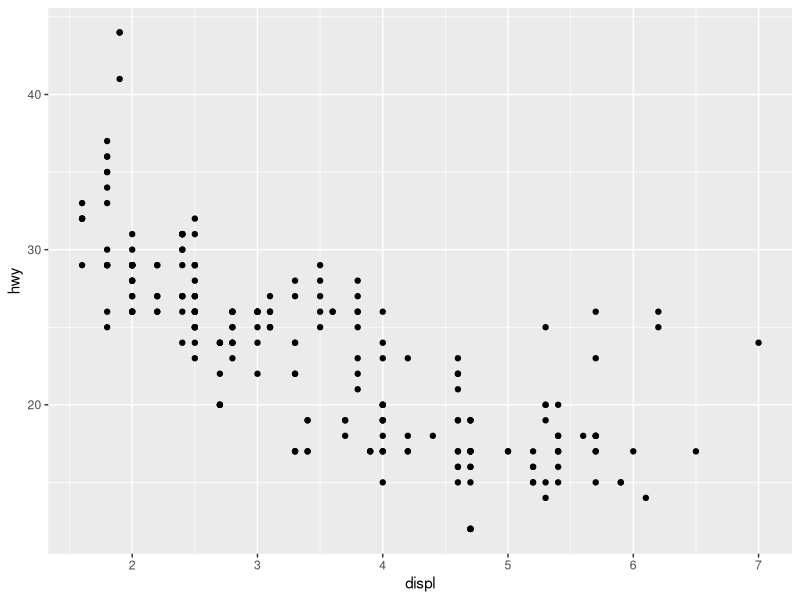
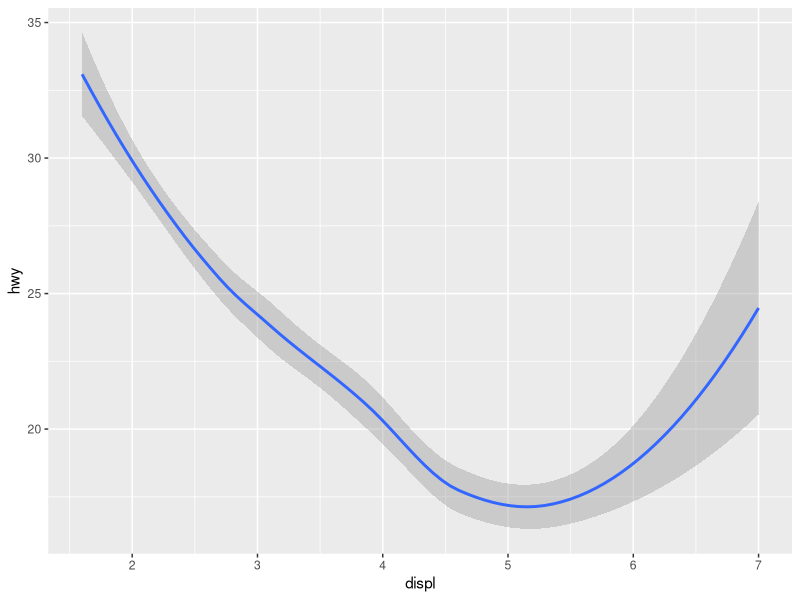
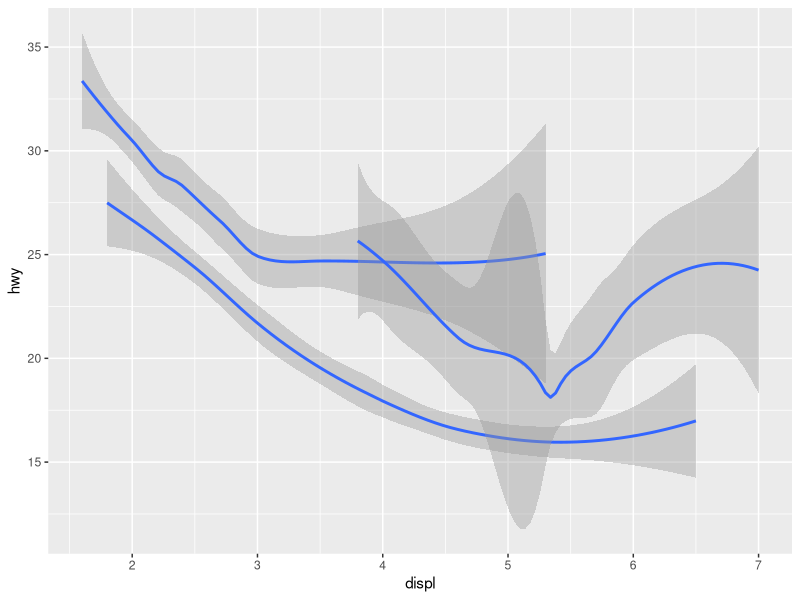
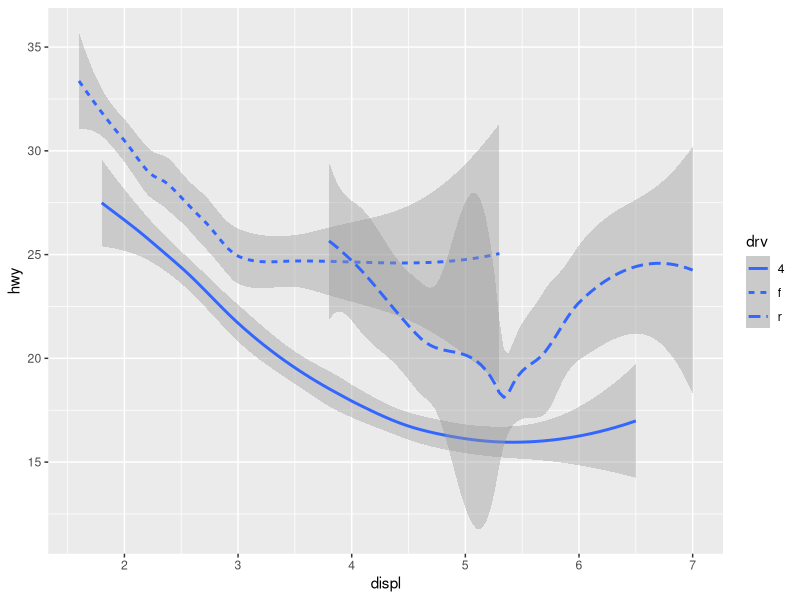
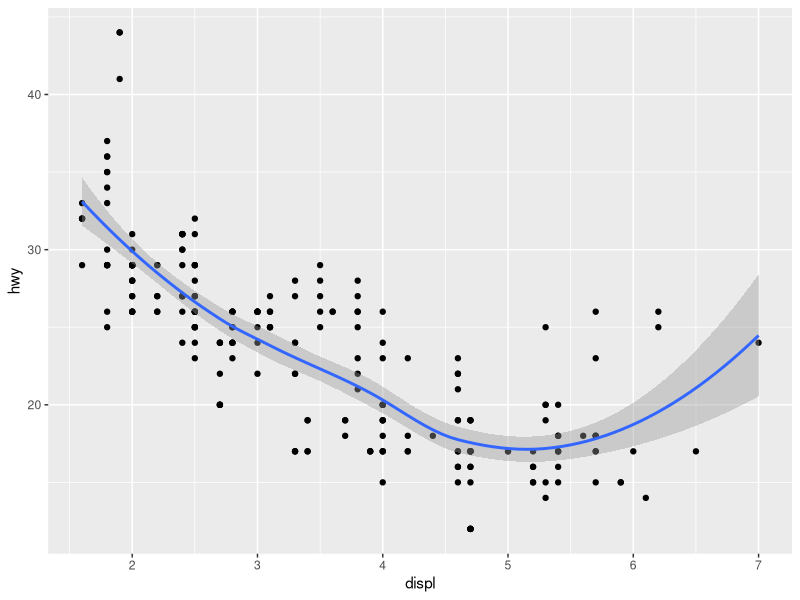
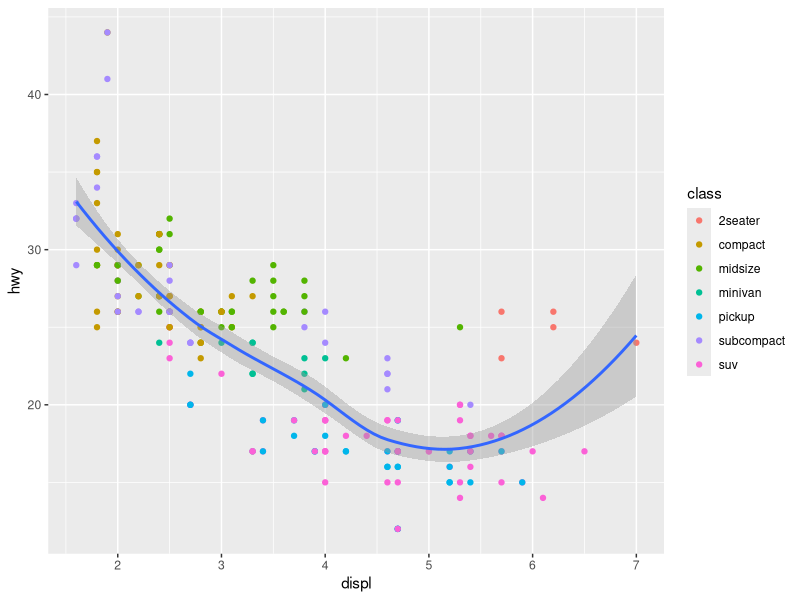
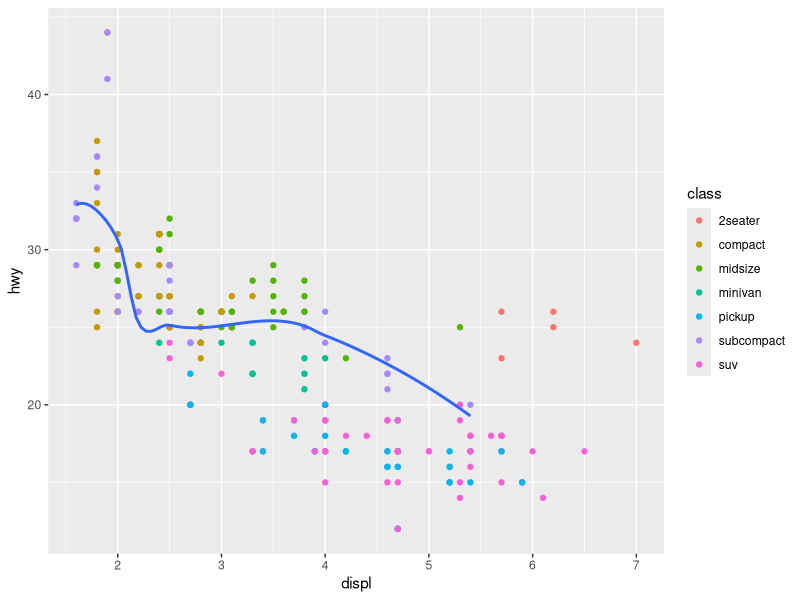
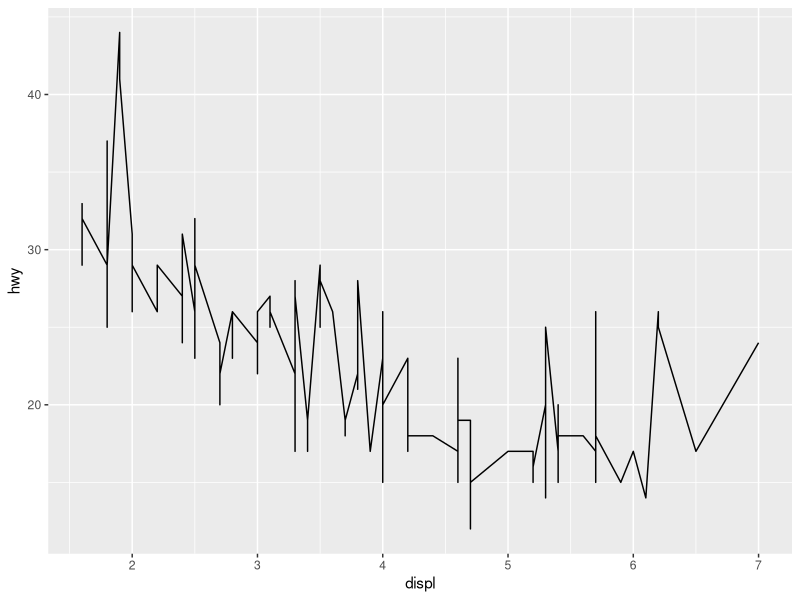

Generate these figures, in order, with R: (Note: this script raises an error after producing the figures.)
## ---- chunk 1
library(tidyverse)
## ---- chunk 2
ggplot(data = mpg) + 
  geom_point(mapping = aes(x = displ, y = hwy))

ggplot(data = mpg) + 
  geom_smooth(mapping = aes(x = displ, y = hwy))

ggplot(data = mpg) +
  geom_smooth(mapping = aes(x = displ, y = hwy, group = drv))

ggplot(data = mpg) + 
  geom_smooth(mapping = aes(x = displ, y = hwy, linetype = drv))
## ---- chunk 3
ggplot(data = mpg, mapping = aes(x = displ, y = hwy)) + 
  geom_point() + 
  geom_smooth()

ggplot(data = mpg, mapping = aes(x = displ, y = hwy)) + 
  geom_point(mapping = aes(color = class)) + 
  geom_smooth()

ggplot(data = mpg, mapping = aes(x = displ, y = hwy)) + 
  geom_point(mapping = aes(color = class)) + 
  geom_smooth(data = filter(mpg, class == "subcompact"), se = FALSE)
## ---- chunk 4
p <- ggplot(data = mpg, mapping = aes(x = displ, y = hwy))
p + geom_line()
p + geom_boxplot()
q <- ggplot(data = mpg, mapping = aes(x = displ))
q + geom_histogram()
q + geom_area()
## ---- chunk 5
ggplot(data = mpg, mapping = aes(x = displ, y = hwy, color = drv)) + 
  geom_point() + 
  geom_smooth(se = FALSE)
## ---- chunk 6
ggplot(data = mpg, mapping = aes(x = displ, y = hwy, color = drv)) + 
  geom_point() + 
  geom_smooth()
## ---- chunk 7
ggplot(data = mpg, mapping = aes(x = displ, y = hwy), color = "blue") + 
  geom_point() + 
  geom_smooth()
## ---- chunk 8
ggplot(data = mpg, mapping = aes(x = displ, y = hwy, group=drv)) + 
  geom_point() + 
  geom_smooth(se=FALSE)
## ---- chunk 9
ggplot(data = mpg, mapping = aes(x = displ, y = hwy, color=drv)) + 
  geom_point() + 
  geom_smooth(se=FALSE)
## ---- chunk 10
ggplot(data = mpg, mapping = aes(x = displ, y = hwy)) + 
  geom_point(mapping = aes(color = drv)) + 
  geom_smooth(color="blue")
## ---- chunk 11
ggplot(data = mpg, mapping = aes(x = displ, y = hwy, color=drv)) + 
  geom_point() + 
  geom_smooth(se=FALSE)
## ---- chunk 12
ggplot(data = mpg, mapping = aes(x = displ, y = hwy, color=drv)) + 
  geom_point() + 
  geom_
## ---- chunk 13

## ---- chunk 14

## ---- chunk 15
ggplot(data = diamonds) + 
  geom_bar(mapping = aes(x = cut))

ggplot(data = diamonds) + 
  stat_count(mapping = aes(x = cut))
## ---- chunk 16
demo <- tribble(
  ~a,      ~b,
  "bar_1", 20,
  "bar_2", 30,
  "bar_3", 40
)

ggplot(data = demo) +
  geom_bar(mapping = aes(x = a, y = b), stat = "identity")
## ---- chunk 17
ggplot(data = diamonds) + 
  geom_bar(mapping = aes(x = cut, y = ..prop.., group = 1))
## ---- chunk 18
ggplot(data = diamonds) + 
  stat_summary(
    mapping = aes(x = cut, y = depth),
    fun.ymin = min,
    fun.ymax = max,
    fun.y = median
  )
## ---- chunk 19
ggplot(data = diamonds, mapping = aes(x = cut, y = depth)) + geom_line(stat="summary")
  stat_summary(
    mapping = aes(x = cut, y = depth),
    fun.ymin = min,
    fun.ymax = max,
    fun.y = median
  )
## ---- chunk 20
ggplot(data = diamonds) + 
  geom_bar(mapping = aes(x = cut, fill = cut))

ggplot(data = diamonds) + 
  geom_bar(mapping = aes(x = cut, fill = clarity))
## ---- chunk 21
# position = "fill" works like stacking, but makes each set of stacked bars the same height. This makes it easier to compare proportions across groups.
ggplot(data = diamonds) + 
  geom_bar(mapping = aes(x = cut, fill = clarity), position = "fill")

# position = "dodge" places overlapping objects directly beside one another. This makes it easier to compare individual values.
ggplot(data = diamonds) + 
  geom_bar(mapping = aes(x = cut, fill = clarity), position = "dodge")

ggplot(data = mpg) + 
  geom_point(mapping = aes(x = displ, y = hwy), position = "jitter")
## ---- chunk 22
ggplot(data = mpg, mapping = aes(x = cty, y = hwy)) + 
  geom_point(position="jitter")
# This spreads the points out because no two points are likely to receive the same amount of random noise.
# Adding randomness seems like a strange way to improve your plot, but while it makes your graph less accurate at small scales, it makes your graph more revealing at large scales. 
## ---- chunk 23
ggplot(data = mpg, mapping = aes(x = cty, y = hwy)) + 
  geom_jitter(size=1.5)
## ---- chunk 24
ggplot(data = mpg, mapping = aes(x = cty, y = hwy)) + 
  geom_jitter()

ggplot(data = mpg, mapping = aes(x = cty, y = hwy)) + 
  geom_count()
## ---- chunk 25
# coord_flip() switches the x and y axes. This is useful (for example), if you want horizontal boxplots. It’s also useful for long labels: it’s hard to get them to fit without overlapping on the x-axis.
ggplot(data = mpg, mapping = aes(x = class, y = hwy)) + 
  geom_boxplot()
ggplot(data = mpg, mapping = aes(x = class, y = hwy)) + 
  geom_boxplot() +
  coord_flip()
## ---- chunk 26
# coord_quickmap() sets the aspect ratio correctly for maps. This is very important if you’re plotting spatial data with ggplot2.

install.packages("maps")
library(purrr)
library(maps)
library(ggplot2)
nz <- map_data("nz")

ggplot(nz, aes(long, lat, group = group)) +
  geom_polygon(fill = "white", colour = "black")

ggplot(nz, aes(long, lat, group = group)) +
  geom_polygon(fill = "white", colour = "black") +
  coord_quickmap()
## ---- chunk 27
# coord_polar() uses polar coordinates. Polar coordinates reveal an interesting connection between a bar chart and a Coxcomb chart.
bar <- ggplot(data = diamonds) + 
  geom_bar(
    mapping = aes(x = cut, fill = cut), 
    show.legend = FALSE,
    width = 1
  ) + 
  theme(aspect.ratio = 1) +
  labs(x = NULL, y = NULL)

bar + coord_flip()
bar + coord_polar()
